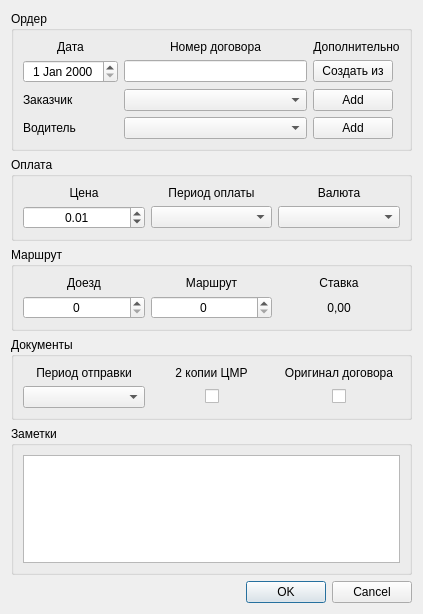
<?xml version="1.0" encoding="UTF-8"?>
<ui version="4.0">
 <class>CommonOrderForm</class>
 <widget class="QDialog" name="CommonOrderForm">
  <property name="geometry">
   <rect>
    <x>0</x>
    <y>0</y>
    <width>423</width>
    <height>614</height>
   </rect>
  </property>
  <property name="windowTitle">
   <string>Общий шаблон ордер</string>
  </property>
  <layout class="QGridLayout" name="gridLayout_2">
   <item row="0" column="0">
    <layout class="QGridLayout" name="gridLayout">
     <item row="0" column="0">
      <widget class="QGroupBox" name="groupBoxContract">
       <property name="title">
        <string>Ордер</string>
       </property>
       <layout class="QGridLayout" name="gridLayout_4">
        <item row="0" column="0">
         <layout class="QGridLayout" name="gridLayout_3">
          <item row="0" column="1">
           <widget class="QLabel" name="label_2">
            <property name="text">
             <string>Номер договора</string>
            </property>
            <property name="alignment">
             <set>Qt::AlignCenter</set>
            </property>
           </widget>
          </item>
          <item row="2" column="2">
           <widget class="QPushButton" name="pushButtonAddShipper">
            <property name="text">
             <string>Add</string>
            </property>
           </widget>
          </item>
          <item row="0" column="2" colspan="2">
           <widget class="QLabel" name="labelDopolnit">
            <property name="text">
             <string>Дополнительно</string>
            </property>
            <property name="alignment">
             <set>Qt::AlignCenter</set>
            </property>
           </widget>
          </item>
          <item row="1" column="1">
           <widget class="QLineEdit" name="lineEditnumberContract"/>
          </item>
          <item row="2" column="1">
           <widget class="ComboBoxShippers" name="comboBoxShippers"/>
          </item>
          <item row="3" column="0">
           <widget class="QLabel" name="label_4">
            <property name="text">
             <string>Водитель</string>
            </property>
           </widget>
          </item>
          <item row="3" column="1">
           <widget class="ComboBoxDrivers" name="comboBoxDriver"/>
          </item>
          <item row="2" column="0">
           <widget class="QLabel" name="label_3">
            <property name="text">
             <string>Заказчик</string>
            </property>
           </widget>
          </item>
          <item row="0" column="0">
           <widget class="QLabel" name="label">
            <property name="text">
             <string>Дата</string>
            </property>
            <property name="alignment">
             <set>Qt::AlignCenter</set>
            </property>
           </widget>
          </item>
          <item row="1" column="0">
           <widget class="QDateEdit" name="dateEdit">
            <property name="sizePolicy">
             <sizepolicy hsizetype="Minimum" vsizetype="Fixed">
              <horstretch>0</horstretch>
              <verstretch>0</verstretch>
             </sizepolicy>
            </property>
            <property name="alignment">
             <set>Qt::AlignCenter</set>
            </property>
            <property name="accelerated">
             <bool>false</bool>
            </property>
            <property name="showGroupSeparator" stdset="0">
             <bool>false</bool>
            </property>
            <property name="calendarPopup">
             <bool>false</bool>
            </property>
            <property name="date">
             <date>
              <year>2000</year>
              <month>1</month>
              <day>1</day>
             </date>
            </property>
           </widget>
          </item>
          <item row="3" column="2">
           <widget class="QPushButton" name="pushButtonAddDriver">
            <property name="text">
             <string>Add</string>
            </property>
           </widget>
          </item>
          <item row="1" column="2">
           <widget class="QPushButton" name="pushButtonCreateFrom">
            <property name="text">
             <string>Создать из</string>
            </property>
           </widget>
          </item>
         </layout>
        </item>
       </layout>
      </widget>
     </item>
     <item row="4" column="0">
      <widget class="QGroupBox" name="groupBoxNotes">
       <property name="title">
        <string>Заметки</string>
       </property>
       <layout class="QGridLayout" name="gridLayout_11">
        <item row="0" column="0">
         <widget class="QPlainTextEdit" name="plainTextEditNote"/>
        </item>
       </layout>
      </widget>
     </item>
     <item row="2" column="0">
      <widget class="QGroupBox" name="groupBoxRoute">
       <property name="title">
        <string>Маршрут</string>
       </property>
       <layout class="QGridLayout" name="gridLayout_8">
        <item row="0" column="0">
         <layout class="QGridLayout" name="gridLayout_7">
          <item row="0" column="1">
           <widget class="QLabel" name="label_10">
            <property name="text">
             <string>Маршрут</string>
            </property>
            <property name="alignment">
             <set>Qt::AlignCenter</set>
            </property>
           </widget>
          </item>
          <item row="0" column="2">
           <widget class="QLabel" name="label_11">
            <property name="text">
             <string>Ставка</string>
            </property>
            <property name="alignment">
             <set>Qt::AlignCenter</set>
            </property>
           </widget>
          </item>
          <item row="0" column="0">
           <widget class="QLabel" name="label_9">
            <property name="text">
             <string>Доезд</string>
            </property>
            <property name="alignment">
             <set>Qt::AlignCenter</set>
            </property>
           </widget>
          </item>
          <item row="1" column="0">
           <widget class="QSpinBox" name="spinBoxArrival">
            <property name="alignment">
             <set>Qt::AlignCenter</set>
            </property>
            <property name="maximum">
             <number>10000</number>
            </property>
           </widget>
          </item>
          <item row="1" column="1">
           <widget class="QSpinBox" name="spinBoxRoute">
            <property name="alignment">
             <set>Qt::AlignCenter</set>
            </property>
            <property name="maximum">
             <number>10000</number>
            </property>
           </widget>
          </item>
          <item row="1" column="2">
           <widget class="QLabel" name="labelAnte">
            <property name="text">
             <string>0,00</string>
            </property>
            <property name="scaledContents">
             <bool>true</bool>
            </property>
            <property name="alignment">
             <set>Qt::AlignCenter</set>
            </property>
           </widget>
          </item>
         </layout>
        </item>
       </layout>
      </widget>
     </item>
     <item row="3" column="0">
      <widget class="QGroupBox" name="groupBoxDocuments">
       <property name="title">
        <string>Документы</string>
       </property>
       <layout class="QGridLayout" name="gridLayout_10">
        <item row="0" column="0">
         <layout class="QGridLayout" name="gridLayout_9">
          <item row="0" column="0">
           <widget class="QLabel" name="label_13">
            <property name="text">
             <string>Период отправки</string>
            </property>
            <property name="alignment">
             <set>Qt::AlignCenter</set>
            </property>
           </widget>
          </item>
          <item row="0" column="1">
           <widget class="QLabel" name="label_12">
            <property name="text">
             <string>2 копии ЦМР</string>
            </property>
            <property name="alignment">
             <set>Qt::AlignCenter</set>
            </property>
           </widget>
          </item>
          <item row="0" column="2">
           <widget class="QLabel" name="label_14">
            <property name="text">
             <string>Оригинал договора</string>
            </property>
            <property name="alignment">
             <set>Qt::AlignCenter</set>
            </property>
           </widget>
          </item>
          <item row="1" column="0">
           <widget class="ComboBoxPeriodSendMail" name="comboBoxPostPeriad">
            <property name="sizePolicy">
             <sizepolicy hsizetype="Expanding" vsizetype="Fixed">
              <horstretch>0</horstretch>
              <verstretch>0</verstretch>
             </sizepolicy>
            </property>
           </widget>
          </item>
          <item row="1" column="1">
           <layout class="QHBoxLayout" name="horizontalLayout">
            <item>
             <spacer name="horizontalSpacer_2">
              <property name="orientation">
               <enum>Qt::Horizontal</enum>
              </property>
              <property name="sizeHint" stdset="0">
               <size>
                <width>40</width>
                <height>20</height>
               </size>
              </property>
             </spacer>
            </item>
            <item>
             <widget class="QCheckBox" name="checkBox2CopyCMR">
              <property name="text">
               <string/>
              </property>
             </widget>
            </item>
            <item>
             <spacer name="horizontalSpacer">
              <property name="orientation">
               <enum>Qt::Horizontal</enum>
              </property>
              <property name="sizeHint" stdset="0">
               <size>
                <width>40</width>
                <height>20</height>
               </size>
              </property>
             </spacer>
            </item>
           </layout>
          </item>
          <item row="1" column="2">
           <layout class="QHBoxLayout" name="horizontalLayout_2">
            <item>
             <spacer name="horizontalSpacer_3">
              <property name="orientation">
               <enum>Qt::Horizontal</enum>
              </property>
              <property name="sizeHint" stdset="0">
               <size>
                <width>40</width>
                <height>20</height>
               </size>
              </property>
             </spacer>
            </item>
            <item>
             <widget class="QCheckBox" name="checkBoxOriginalContract">
              <property name="text">
               <string/>
              </property>
             </widget>
            </item>
            <item>
             <spacer name="horizontalSpacer_4">
              <property name="orientation">
               <enum>Qt::Horizontal</enum>
              </property>
              <property name="sizeHint" stdset="0">
               <size>
                <width>40</width>
                <height>20</height>
               </size>
              </property>
             </spacer>
            </item>
           </layout>
          </item>
         </layout>
        </item>
       </layout>
      </widget>
     </item>
     <item row="1" column="0">
      <widget class="QGroupBox" name="groupBoxPayment">
       <property name="title">
        <string>Оплата</string>
       </property>
       <layout class="QGridLayout" name="gridLayout_6">
        <item row="0" column="0">
         <layout class="QGridLayout" name="gridLayout_5">
          <item row="0" column="2">
           <widget class="QLabel" name="label_8">
            <property name="text">
             <string>Валюта</string>
            </property>
            <property name="alignment">
             <set>Qt::AlignCenter</set>
            </property>
           </widget>
          </item>
          <item row="0" column="1">
           <widget class="QLabel" name="label_7">
            <property name="text">
             <string>Период оплаты</string>
            </property>
            <property name="alignment">
             <set>Qt::AlignCenter</set>
            </property>
           </widget>
          </item>
          <item row="0" column="0">
           <widget class="QLabel" name="label_6">
            <property name="text">
             <string>Цена</string>
            </property>
            <property name="alignment">
             <set>Qt::AlignCenter</set>
            </property>
           </widget>
          </item>
          <item row="1" column="1">
           <widget class="ComboBoxPaymentPeriod" name="comboBoxPaymentPeriod"/>
          </item>
          <item row="1" column="2">
           <widget class="ComboBoxCurrency" name="comboBoxCurrency"/>
          </item>
          <item row="1" column="0">
           <widget class="QDoubleSpinBox" name="doubleSpinBoxCost">
            <property name="alignment">
             <set>Qt::AlignCenter</set>
            </property>
            <property name="maximum">
             <double>99999999.989999994635582</double>
            </property>
            <property name="singleStep">
             <double>0.010000000000000</double>
            </property>
            <property name="value">
             <double>0.010000000000000</double>
            </property>
           </widget>
          </item>
         </layout>
        </item>
       </layout>
      </widget>
     </item>
    </layout>
   </item>
   <item row="1" column="0">
    <widget class="QDialogButtonBox" name="buttonBox">
     <property name="orientation">
      <enum>Qt::Horizontal</enum>
     </property>
     <property name="standardButtons">
      <set>QDialogButtonBox::Cancel|QDialogButtonBox::Ok</set>
     </property>
    </widget>
   </item>
  </layout>
 </widget>
 <customwidgets>
  <customwidget>
   <class>ComboBoxPaymentPeriod</class>
   <extends>QComboBox</extends>
   <header>comboboxpaymentperiod.h</header>
  </customwidget>
  <customwidget>
   <class>ComboBoxCurrency</class>
   <extends>QComboBox</extends>
   <header>comboboxcurrency.h</header>
  </customwidget>
  <customwidget>
   <class>ComboBoxPeriodSendMail</class>
   <extends>QComboBox</extends>
   <header>comboboxperiodsendmail.h</header>
  </customwidget>
  <customwidget>
   <class>ComboBoxShippers</class>
   <extends>QComboBox</extends>
   <header>comboboxshippers.h</header>
  </customwidget>
  <customwidget>
   <class>ComboBoxDrivers</class>
   <extends>QComboBox</extends>
   <header>comboboxdrivers.h</header>
  </customwidget>
 </customwidgets>
 <resources/>
 <connections>
  <connection>
   <sender>buttonBox</sender>
   <signal>accepted()</signal>
   <receiver>CommonOrderForm</receiver>
   <slot>accept()</slot>
   <hints>
    <hint type="sourcelabel">
     <x>211</x>
     <y>592</y>
    </hint>
    <hint type="destinationlabel">
     <x>211</x>
     <y>306</y>
    </hint>
   </hints>
  </connection>
  <connection>
   <sender>buttonBox</sender>
   <signal>rejected()</signal>
   <receiver>CommonOrderForm</receiver>
   <slot>reject()</slot>
   <hints>
    <hint type="sourcelabel">
     <x>211</x>
     <y>592</y>
    </hint>
    <hint type="destinationlabel">
     <x>211</x>
     <y>306</y>
    </hint>
   </hints>
  </connection>
 </connections>
</ui>
